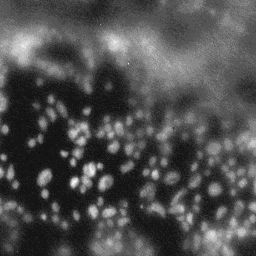
#> input picture augmented_images/220812_GFP-AHPC_A_GFAP_F10_DAPI_ND1_20x.tiff, 256 x 256 px; its folder holds only this picture in this run
$ python -i data_synthesis.py   (imports and definitions only)   (older library calls are emulated)
#> lines starting #> are read from the running program, lines starting #| are printed output that depends on the picture
#> further down, picture is the input picture: shape (256, 256, 3); min 3, max 27, mean 10.4
# [282 lines of commented-out code are left out]


import os
import cv2
import numpy as np
import pandas as pd
from tqdm import tqdm
import albumentations as A

# Paths to directories
images_path = "cell_counting/images"
ground_truth_path = "cell_counting/ground_truth"
preprocessed_path = "cell_counting/preprocessed"
synthetic_data_path = "cell_counting/synthetic"

# Create directories if they do not exist
# [2 lines not run here, left out]

# Preprocessing Function
def preprocess_image(image):
    """Preprocess the image by normalizing and applying histogram equalization."""
    image = cv2.normalize(image, None, 0, 1, cv2.NORM_MINMAX, dtype=cv2.CV_32F)
    if len(image.shape) == 3:
        lab = cv2.cvtColor(image, cv2.COLOR_RGB2LAB)
#> lab: shape (256, 256, 3) float32; mean of channels 0, 1, 2 32.6, 0, 0
        l, a, b = cv2.split(lab)
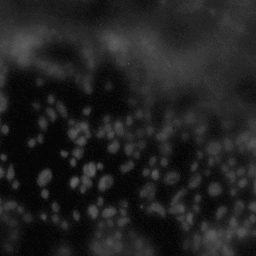
#> l: shape (256, 256) float32; min 0, max 100, mean 32.6
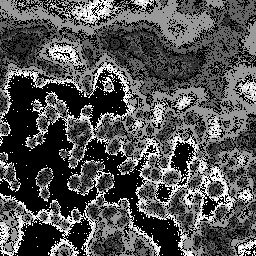
#> a: shape (256, 256) float32; min 0, max 0.0781, mean 0.0253; drawn with min black and max white
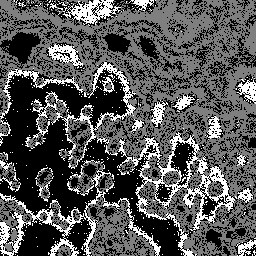
#> b: shape (256, 256) float32; min 0, max 0.0312, mean 0.0107; drawn with min black and max white
        clahe = cv2.createCLAHE(clipLimit=2.0, tileGridSize=(8, 8))
        l = clahe.apply((l * 255).astype(np.uint8))
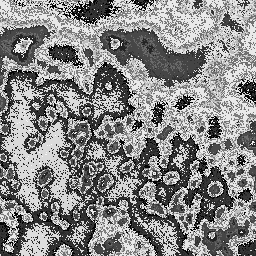
#> l: shape (256, 256); min 1, max 245, mean 135.4
#> (the run stopped early here; a loop or call above may not have finished)
